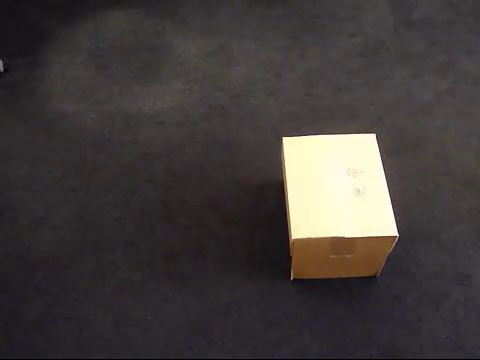
#> input picture frame 4 of singleball.mp4, 480 x 360 px
$ python temp.py
#> lines starting #> are read from the running program, lines starting #| are printed output that depends on the picture; after the words box and inside, x2 and y2 are one past the last pixel; in counts of white or black regions, pixels touching at a corner belong together
import cv2
import copy
import numpy as np

class KalmanFilterForTracking:
    def __init__(self):
        self.video_path = '/workspace/src_code/tl_detector/kalman_study/singleball.mp4'
        # self.video_path = '/home/cvlab-swlee/Desktop/log/postgraduates/AVAS_autonomous_vehicle_auto_shipment/ros_refact/ros_vision_refact/src_code/tl_detector/kalman_study/singleball.mp4'
        self.video = cv2.VideoCapture(self.video_path)
        self.fgbg = None
        # self.fgbg = cv2.createBackgroundSubtractorMOG2(history=10, varThreshold=100)
        self.track_initialized = False
        self.kf = None

    def initialize_kalman_filter(self, initial_location):
        kf = cv2.KalmanFilter(6, 2)

        kf.transitionMatrix = np.array([[1, 0, 1, 0, 0.5, 0],
                                        [0, 1, 0, 1, 0, 0.5],
                                        [0, 0, 1, 0, 1, 0],
                                        [0, 0, 0, 1, 0, 1],
                                        [0, 0, 0, 0, 1, 0],
                                        [0, 0, 0, 0, 0, 1]], np.float32)   # F. input

        kf.measurementMatrix = np.array([[1, 0, 0, 0, 0, 0],
                                         [0, 1, 0, 0, 0, 0]], np.float32) # H. input


        kf.transitionMatrix = np.array([[1, 0, 1, 0, 0,     0],
                                        [0, 1, 0, 1, 0,     0],
                                        [0, 0, 1, 0, 1,     0],
                                        [0, 0, 0, 1, 0,     1],
                                        [0, 0, 0, 0, 1,     0],
                                        [0, 0, 0, 0, 0,     1]], np.float32)   # F. input

        kf.measurementMatrix = np.array([[1, 0, 0, 0, 0, 0],
                                         [0, 1, 0, 0, 0, 0]], np.float32) # H. input

        kf.processNoiseCov = 1e-1 * np.array([[1, 0, 0, 0, 0, 0],
                                       [0, 1, 0, 0, 0, 0],
                                       [0, 0, 1, 0, 0, 0],
                                       [0, 0, 0, 1, 0, 0],
                                       [0, 0, 0, 0, 1, 0],
                                       [0, 0, 0, 0, 0, 1]], np.float32) # Q. input

        kf.measurementNoiseCov = 1e-2 * np.array([[1, 0],
                                           [0, 1]], np.float32) # R. input

        kf.errorCovPost = np.eye(6, dtype=np.float32) * 1e2 # P._k|k  KF state var
        kf.statePost = np.array([initial_location[0], initial_location[1], 0, 0, 0, 0], np.float32) # x^_k|k  KF state var

        return kf

    def detect_object(self, frame):
        frame_dev = cv2.absdiff(frame, self.fgbg)
        _, self.frame_detect = cv2.threshold(frame_dev, 100, 255, cv2.THRESH_BINARY)

        if np.count_nonzero(self.frame_detect) > 0 :
            contours, _ = cv2.findContours(cv2.cvtColor(self.frame_detect, cv2.COLOR_BGR2GRAY), cv2.RETR_EXTERNAL, cv2.CHAIN_APPROX_SIMPLE)
            if contours:
                largest_contour = max(contours, key=cv2.contourArea)
                (x, y), radius = cv2.minEnclosingCircle(largest_contour)
                center = np.array([x, y])

                return center, True
        return np.array([0, 0]), False

    def annotate_tracked_object(self, detected_location, is_object_detected, tracked_location, label):

        if is_object_detected is not None:
            cv2.circle(self.frame_detect, (int(detected_location[0]), int(detected_location[1])), 5, (0, 0, 255), -1)
            cv2.circle(self.frame_combined, (int(detected_location[0]), int(detected_location[1])), 5, (255, 100, 0), -1)

        if tracked_location is not None:
            cv2.circle(self.frame_track, (int(tracked_location[0]), int(tracked_location[1])), 5, (0, 0, 255), -1)
            cv2.putText(self.frame_track, label, (int(tracked_location[0]), int(tracked_location[1]) - 10), cv2.FONT_HERSHEY_SIMPLEX, 0.5, (0, 0, 255), 2)

            cv2.circle(self.frame_combined, (int(tracked_location[0]), int(tracked_location[1])), 5, (0, 0, 255), -1)
            cv2.putText(self.frame_combined, label, (int(tracked_location[0]), int(tracked_location[1]) - 10), cv2.FONT_HERSHEY_SIMPLEX, 0.5, (0, 0, 255), 2)


    def track_single_object(self):
        count = 0
        ret, self.fgbg = self.video.read()
#> self.fgbg is the input picture: shape (360, 480, 3); mean B, G, R 59.6, 61.2, 65.8
        while self.video.isOpened():
            ret, frame = self.video.read()
            if not ret:
                break

            self.frame_detect = copy.copy(frame)
            self.frame_track = copy.copy(frame)
            self.frame_combined = copy.copy(frame)

            detected_location, is_object_detected = self.detect_object(frame)
#> in detect_object, `_, self.frame_detect = cv2.threshold(frame_dev, 100, 255, cv2.THRESH_B..`: self.frame_detect: shape (360, 480, 3); every value is 0
#> detected_location = [0, 0]; is_object_detected = False

            if not self.track_initialized:
                if is_object_detected:
                    self.kf = self.initialize_kalman_filter(detected_location)
                    self.track_initialized = True
                    tracked_location = self.kf.statePost[:2]
                    label = 'Initial'
                else:
                    tracked_location = None
                    label = ''
            else:
                if is_object_detected:
                    self.kf.correct(detected_location.astype(np.float32))
                    tracked_location = self.kf.statePost[:2]
                    label = 'Corrected'
                else:
                    tracked_location = self.kf.predict()[:2]
                    label = 'Predicted'

            self.annotate_tracked_object(detected_location, is_object_detected, tracked_location, label)
#> in annotate_tracked_object, `cv2.circle(self.frame_detect, (int(detected_location[0]), int(detected..`:
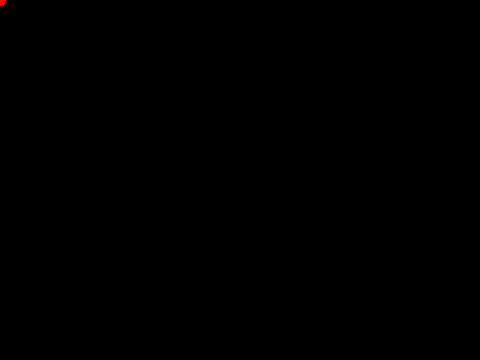
#> self.frame_detect: shape (360, 480, 3); mean B, G, R 0, 0, 0
#> in annotate_tracked_object, `cv2.circle(self.frame_combined, (int(detected_location[0]), int(detect..`: self.frame_combined: shape (360, 480, 3); mean B, G, R 59.7, 61.2, 65.8
            cv2.imshow('Raw image', frame)
            cv2.imshow('Detection', self.frame_detect)
            cv2.imshow('Kalman Filter Tracking', self.frame_track)
            cv2.imshow('Result', self.frame_combined)

            if cv2.waitKey(0) & 0xFF == ord('q'):
#> (key q is pressed here)
                break
        self.video.release()
        cv2.destroyAllWindows()

if __name__ == '__main__':
    tracker = KalmanFilterForTracking()
    tracker.track_single_object()

$ run again, starting later in the video
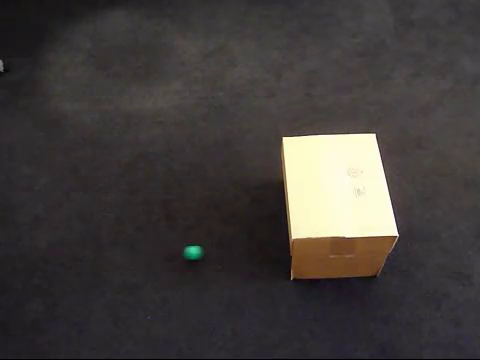
#> input picture frame 20 of singleball.mp4, 480 x 360 px
#> in track_single_object, self.fgbg is the input picture: shape (360, 480, 3); mean B, G, R 59.6, 61.3, 65.9
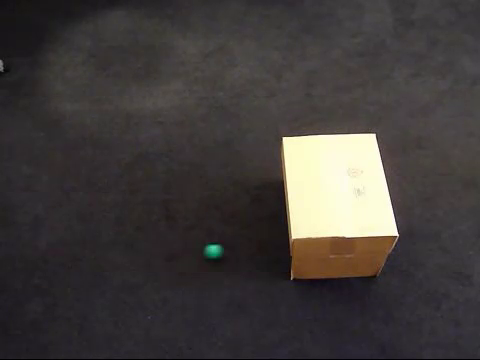
#> input picture frame 21 of singleball.mp4, 480 x 360 px
#> in track_single_object, frame is the input picture: shape (360, 480, 3); mean B, G, R 59.6, 61.3, 65.8
#> contours = 2 contours; box (x1, y1, x2, y2) and area: (186, 246, 200, 257) 96, (207, 245, 220, 256) 81
#> largest_contour = contour of 20 points, box (x1, y1, x2, y2) (186, 246, 200, 257), area 96
#> x = 192.6; y = 250.1; radius = 6.72
#> center = [192.6, 250.1]
#> is_object_detected = True
#> tracked_location = [192.6, 250.1]
#> self.frame_combined: shape (360, 480, 3); 0.05% of pixels changed, all inside (x1, y1, x2, y2) = (187, 245, 198, 256)
#> in annotate_tracked_object, `cv2.putText(self.frame_track, label, (int(tracked_location[0]), int(tr..`:
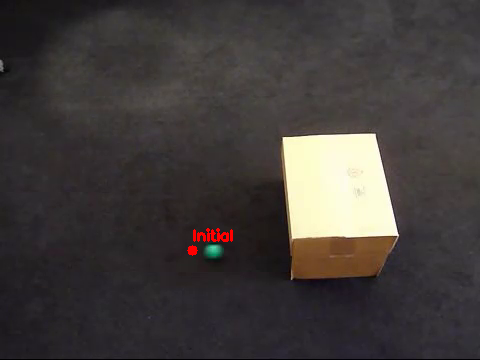
#> self.frame_track: shape (360, 480, 3); mean B, G, R 59.5, 61.2, 66.3

$ run again, starting later in the video
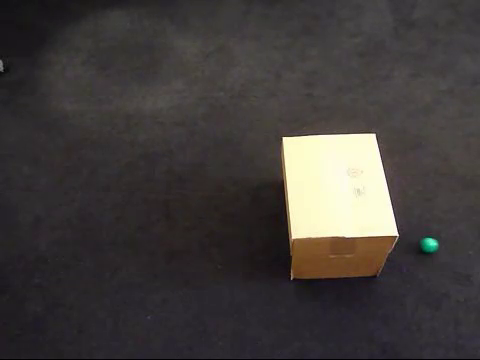
#> input picture frame 36 of singleball.mp4, 480 x 360 px
#> in track_single_object, self.fgbg is the input picture: shape (360, 480, 3); mean B, G, R 59.5, 61.3, 65.8
#> contours = 2 contours; box (x1, y1, x2, y2) and area: (435, 239, 444, 249) 40, (424, 238, 432, 249) 38
#> largest_contour = contour of 13 points, box (x1, y1, x2, y2) (435, 239, 444, 249), area 40
#> x = 438; y = 243.5; radius = 5.41
#> center = [438, 243.5]
#> is_object_detected = True
#> tracked_location = [438, 243.5]
#> self.frame_combined: shape (360, 480, 3); mean B, G, R 59.6, 61.2, 65.7
#> in annotate_tracked_object, `cv2.putText(self.frame_track, label, (int(tracked_location[0]), int(tr..`:
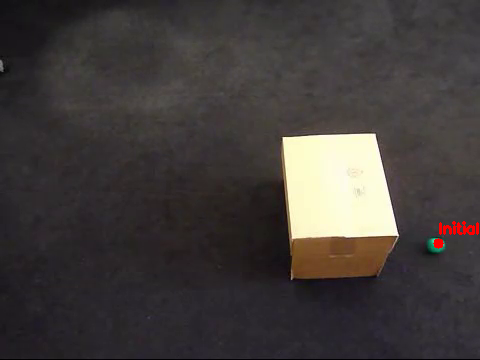
#> self.frame_track: shape (360, 480, 3); mean B, G, R 59.4, 61, 66.2
